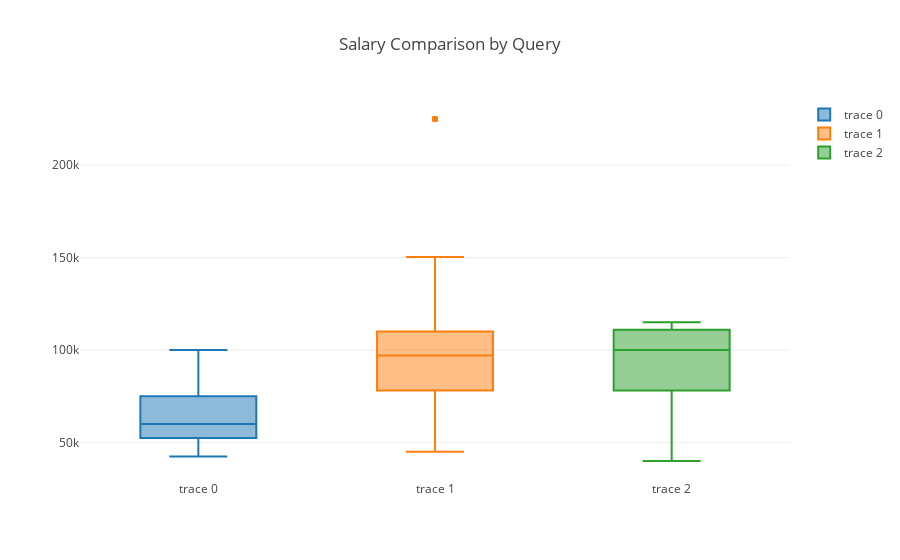

The notebook cell this image was saved under:
### Code cell
# Cleans up salary data
# (Not sure if I care about salary, but it's here if I need it and it's interesting)

# Create salary dataframe for postings with salary information
salary_data = job_data.replace(to_replace='None', value=np.nan).dropna()

# Cleaning up salary data
salary_data = salary_data[(~salary_data.Salary.str.contains('an hour')) & (~salary_data.Salary.str.contains('a month'))
                   & (~salary_data.Salary.str.contains('a week')) & (~salary_data.Salary.str.contains('a day'))]
salary_data.Salary = salary_data.Salary.str.replace('a year', '').str.replace(',', '').str.replace('$', '')

# Update salary values
new_salaries = []
for i in salary_data.Salary:
    a = i.split('-')
    if len(a) == 2:
        new_salaries.append(np.mean([float(b) for b in a]))
    else:
        new_salaries.append(float(a[0]))        
salary_data.Salary = new_salaries

# Creates boxplots of the occupations
data_analyst = go.Box(
    y=salary_data['Salary'].loc[salary_data['Query']=='data+analyst']
)
data_scientist = go.Box(
    y=salary_data['Salary'].loc[salary_data['Query']=='data+scientist']
)
data_engineer = go.Box(
    y=salary_data['Salary'].loc[salary_data['Query']=='data+engineer']
)
layout = go.Layout(
    title = 'Salary Comparison by Query'
)
data = [data_analyst,data_scientist,data_engineer]
        
fig = go.Figure(data=data,layout=layout)
py.offline.iplot(fig)
